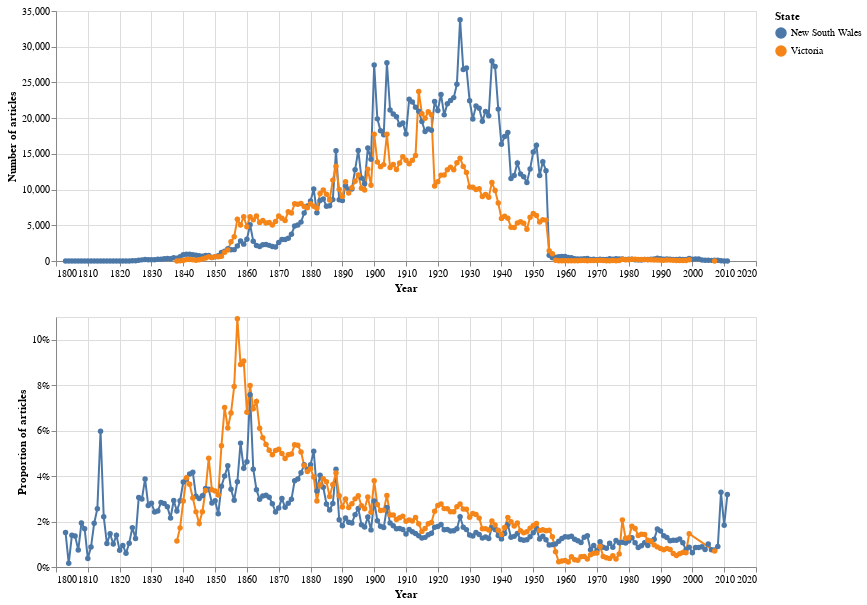

Write notebook code for a chart like this one.
### Markdown cell above
And now chart the results, specifying `state` as the column to use for our category.

### Code cell
# Chart totals
chart5 = make_chart_totals(df_states, 'state', 'State')

# Chart proportions
chart6 = make_chart_proportions(df_states, 'state', 'State')

# Shorthand way of concatenating the two charts (note there's only one legend)
chart5 & chart6

### Figure 1 — Vega-Lite specification as saved in the notebook (floating-point values rounded to 4 significant figures; data arrays with more than 128 entries replaced by an {"elided": "..."} marker saying what was removed)
{"config": {"view": {"continuousWidth": 400, "continuousHeight": 300}}, "vconcat": [{"mark": {"type": "line", "point": true}, "encoding": {"color": {"type": "nominal", "field": "state", "legend": {"title": "State"}}, "tooltip": [{"type": "nominal", "field": "state", "title": "State"}, {"type": "quantitative", "field": "year", "title": "Year"}, {"type": "quantitative", "field": "total_results", "format": ",", "title": "Articles"}], "x": {"type": "quantitative", "axis": {"format": "c", "title": "Year"}, "field": "year"}, "y": {"type": "quantitative", "axis": {"format": ",d", "title": "Number of articles"}, "field": "total_results"}}, "height": 250, "width": 700}, {"mark": {"type": "line", "point": true}, "encoding": {"color": {"type": "nominal", "field": "state", "legend": {"title": "State"}}, "tooltip": [{"type": "nominal", "field": "state", "title": "State"}, {"type": "quantitative", "field": "year", "title": "Year"}, {"type": "quantitative", "field": "proportion", "format": "%", "title": "Proportion"}], "x": {"type": "quantitative", "axis": {"format": "c", "title": "Year"}, "field": "year"}, "y": {"type": "quantitative", "axis": {"format": "%", "title": "Proportion of articles"}, "field": "proportion", "stack": null}}, "height": 250, "width": 700}], "data": {"name": "data-3a9a66eeab3886d767fb36f185528d98"}, "$schema": "https://vega.github.io/schema/vega-lite/v4.8.1.json", "datasets": {"data-3a9a66eeab3886d767fb36f185528d98": {"elided": "372 records"}}}
